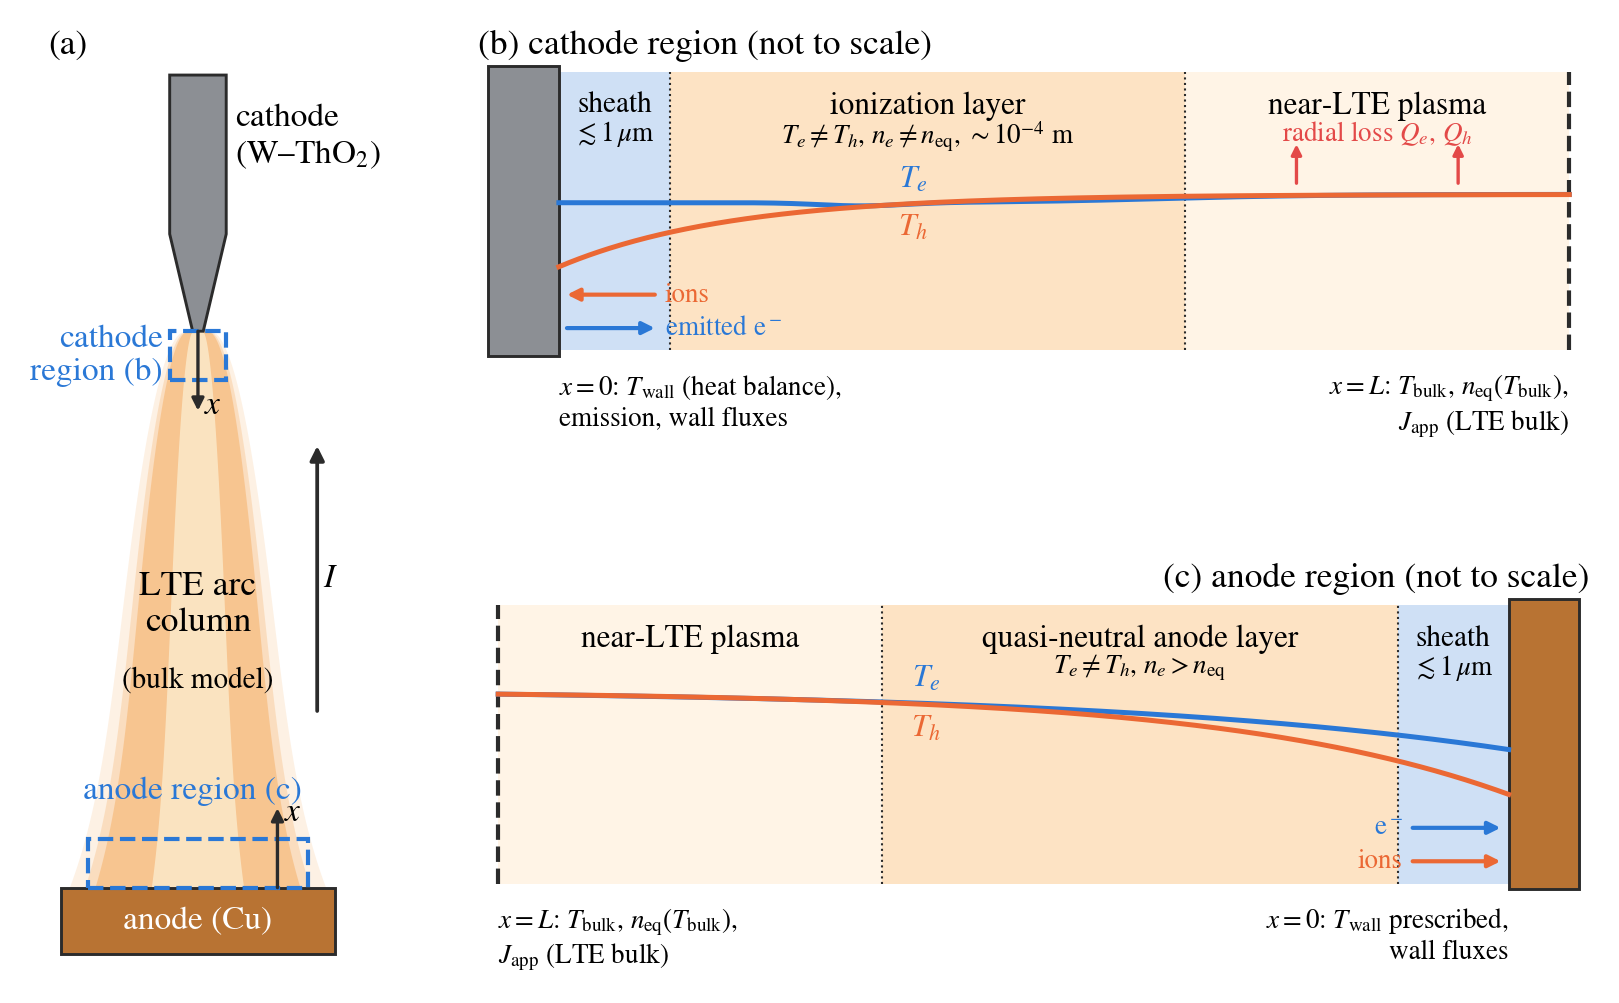

Source code (Python):
"""
Schematic of the arc discharge and of the two near-electrode domains (figure fig:schematic).

    python arc_schematic.py [-o outdir]

(a) the whole arc: thoriated-tungsten cathode (top), copper anode (bottom), the LTE arc column between
    them, and the cathode and anode regions (thickness exaggerated) that the 1-D model resolves along the
    axis, from the electrode surface (x = 0) to the bulk-plasma boundary (x = L).
(b) the cathode domain and (c) the anode domain, not to scale: the space-charge sheath, the
    quasi-neutral non-equilibrium layer and the near-LTE plasma, the data imposed at each end, the
    particle fluxes at the surface, the radial loss (cathode only), and qualitative T_e and T_h.
Figure conventions as in the results figures: the cathode on the left of its panel, the anode on the
right of its panel (mirrored axis).
"""
import argparse
import os

import numpy as np
import matplotlib
matplotlib.use("Agg")
import matplotlib.pyplot as plt
from matplotlib.patches import Polygon, Rectangle, FancyArrowPatch

HERE = os.path.dirname(os.path.abspath(__file__))
C_E, C_I = "#2a78d6", "#eb6834"          # electrons blue, heavy particles / ions orange (results figures)
W_COL, CU_COL = "#8c8f94", "#b87333"     # tungsten grey, copper
PLASMA = "#f6b26b"
SHEATH = "#cfe0f5"
LAYER = "#fde3c4"
LTE = "#fff4e6"
INK = "#2b2b2b"


def rc():
    plt.rcParams.update({
        "font.family": "serif", "font.serif": ["STIX", "STIXGeneral", "DejaVu Serif"],
        "mathtext.fontset": "stix", "font.size": 8.0,
    })


def arrow(ax, p0, p1, col, lw=1.1, ms=8, **kw):
    ax.add_patch(FancyArrowPatch(p0, p1, arrowstyle="-|>", mutation_scale=ms, color=col, lw=lw,
                                 shrinkA=0, shrinkB=0, **kw))


def brace(ax, x, y0, y1, text, side=1, **kw):
    """Vertical bracket at x from y0 to y1, label on `side` (+1 right, -1 left)."""
    d = 0.06 * side
    ax.plot([x, x + d, x + d, x], [y0, y0, y1, y1], color=INK, lw=0.7)
    ax.text(x + 2.4 * d, 0.5 * (y0 + y1), text, ha="left" if side > 0 else "right", va="center", **kw)


def panel_arc(ax):
    """(a) The arc: cathode rod on top, anode plate at the bottom, bell-shaped column between."""
    yc, ya = 7.3, 1.0                       # cathode tip, anode surface
    # column: narrow at the cathode spot, spreading towards the anode
    y = np.linspace(ya, yc, 200)
    s = (y - ya) / (yc - ya)
    r = 0.11 + 0.80 * (1 - s) ** 0.5 + 0.25 * (1 - s) ** 6   # bell: fast spread below the spot, flare at the anode
    for k, a in ((1.25, 0.18), (1.1, 0.30), (1.0, 0.55)):
        ax.add_patch(Polygon(np.c_[np.r_[k * r, -k * r[::-1]], np.r_[y, y[::-1]]], closed=True,
                             fc=PLASMA, ec="none", alpha=a))
    ax.add_patch(Polygon(np.c_[np.r_[0.45 * r, -0.45 * r[::-1]], np.r_[y, y[::-1]]], closed=True,
                         fc="#fbe7c6", ec="none", alpha=0.9))
    # cathode: rod + conical tip
    ax.add_patch(Polygon([(-0.32, 10.2), (0.32, 10.2), (0.32, 8.4), (0.06, yc), (-0.06, yc), (-0.32, 8.4)],
                         closed=True, fc=W_COL, ec=INK, lw=0.7))
    ax.text(0.42, 9.5, "cathode\n(W–ThO$_2$)", ha="left", va="center")
    # anode plate
    ax.add_patch(Rectangle((-1.55, 0.25), 3.1, ya - 0.25, fc=CU_COL, ec=INK, lw=0.7))
    ax.text(0.0, 0.62, "anode (Cu)", ha="center", va="center", color="white")
    # near-electrode regions (thickness exaggerated)
    hc, ha_ = 0.55, 0.55
    ax.add_patch(Rectangle((-0.32, yc - hc), 0.64, hc, fc="none", ec=C_E, lw=1.0, ls="--"))
    ax.add_patch(Rectangle((-1.25, ya), 2.5, ha_, fc="none", ec=C_E, lw=1.0, ls="--"))
    ax.text(-0.4, yc - 0.5 * hc, "cathode\nregion (b)", ha="right", va="center", color=C_E)
    ax.text(-1.3, ya + 0.5 * ha_ + 0.65, "anode region (c)", ha="left", va="bottom", color=C_E)
    # the 1-D domains along the axis
    arrow(ax, (0.0, yc), (0.0, yc - hc - 0.35), INK, lw=0.8, ms=6)
    ax.text(0.07, yc - hc - 0.3, "$x$", ha="left", va="center")
    arrow(ax, (0.9, ya), (0.9, ya + ha_ + 0.35), INK, lw=0.8, ms=6)
    ax.text(0.97, ya + ha_ + 0.3, "$x$", ha="left", va="center")
    ax.text(0.0, 4.2, "LTE arc\ncolumn", ha="center", va="center", fontsize=8.5)
    ax.text(0.0, 3.35, "(bulk model)", ha="center", va="center", fontsize=7)
    # current
    arrow(ax, (1.35, 3.0), (1.35, 6.0), INK, lw=0.9, ms=7)
    ax.text(1.42, 4.5, "$I$", ha="left", va="center")
    ax.set_xlim(-1.7, 1.75)
    ax.set_ylim(0.1, 10.3)
    ax.set_aspect("equal")
    ax.axis("off")


def profile(u, a, b, w, x0):
    return a + (b - a) / (1 + np.exp(-(u - x0) / w))


def panel_layer(ax, el):
    """(b) cathode / (c) anode domain on a not-to-scale coordinate u in [0, 1] from the surface to x = L.
    Drawn in u; the anode panel is mirrored on the page (anode on the right)."""
    us, ul = 0.11, 0.62                     # sheath edge, end of the non-equilibrium layer
    y0, y1 = 0.0, 1.0
    ax.add_patch(Rectangle((0, y0), us, y1 - y0, fc=SHEATH, ec="none"))
    ax.add_patch(Rectangle((us, y0), ul - us, y1 - y0, fc=LAYER, ec="none"))
    ax.add_patch(Rectangle((ul, y0), 1 - ul, y1 - y0, fc=LTE, ec="none"))
    for u in (us, ul):
        ax.plot([u, u], [y0, y1], color=INK, lw=0.5, ls=":")
    ax.plot([1, 1], [y0, y1], color=INK, lw=1.0, ls="--")
    elec = W_COL if el == "cathode" else CU_COL
    ax.add_patch(Rectangle((-0.07, y0 - 0.02), 0.07, y1 - y0 + 0.04, fc=elec, ec=INK, lw=0.7, clip_on=False))
    # region labels
    lab_y = 0.93
    ax.text(us / 2, lab_y, "sheath", ha="center", va="top", fontsize=7)
    ax.text(us / 2, lab_y - 0.1, r"$\lesssim1\,\mu$m", ha="center", va="top", fontsize=6.5)
    mid = 0.5 * (us + ul)
    if el == "cathode":
        ax.text(mid, lab_y, "ionization layer", ha="center", va="top", fontsize=7.5)
        ax.text(mid, lab_y - 0.1, r"$T_e\neq T_h$, $n_e\neq n_{\rm eq}$, $\sim10^{-4}$ m",
                ha="center", va="top", fontsize=6.5)
    else:
        ax.text(mid, lab_y, "quasi-neutral anode layer", ha="center", va="top", fontsize=7.5)
        ax.text(mid, lab_y - 0.1, r"$T_e\neq T_h$, $n_e>n_{\rm eq}$", ha="center", va="top", fontsize=6.5)
    ax.text(0.5 * (ul + 1), lab_y, "near-LTE plasma", ha="center", va="top", fontsize=7.5)
    if el == "cathode":
        ax.text(0.5 * (ul + 1), lab_y - 0.1, "radial loss $Q_e$, $Q_h$", ha="center", va="top", fontsize=6.5,
                color="#e34948")
        for u in (0.73, 0.89):
            arrow(ax, (u, 0.60), (u, 0.74), "#e34948", lw=0.8, ms=5)
    # qualitative temperatures (lower half of the strip)
    u = np.linspace(0.0, 1.0, 400)
    if el == "cathode":
        Te = profile(u, 0.53, 0.56, 0.08, 0.6) - 0.012 * np.exp(-((u - 0.3) / 0.06) ** 2)
        Th = 0.30 + (0.56 - 0.30) * (1 - np.exp(-u / 0.17))
    else:
        Te = 0.47 + (0.68 - 0.47) * (1 - np.exp(-(u + 0.02) / 0.4)) / (1 - np.exp(-1.02 / 0.4))
        Th = 0.32 + (0.68 - 0.32) * (1 - np.exp(-u / 0.28)) / (1 - np.exp(-1 / 0.28))
    ax.plot(u, Te, color=C_E, lw=1.2)
    ax.plot(u, Th, color=C_I, lw=1.2)
    k = 140 if el == "cathode" else 230
    ax.text(u[k], Te[k] + 0.035, "$T_e$", color=C_E, ha="center", va="bottom", fontsize=7.5)
    ax.text(u[k], Th[k] - 0.035, "$T_h$", color=C_I, ha="center", va="top", fontsize=7.5)
    # fluxes at the surface (in the sheath, below the temperature curves); labels point away from the electrode
    ha = "left" if el == "cathode" else "right"   # the anode panel is mirrored
    fl = ((C_I, "ions", True), (C_E, "emitted e$^-$", False)) if el == "cathode" else \
         ((C_E, "e$^-$", True), (C_I, "ions", True))
    for (col, lab, inward), yy in zip(fl, (0.2, 0.08)):
        p0, p1 = ((0.095, yy), (0.008, yy)) if inward else ((0.008, yy), (0.095, yy))
        arrow(ax, p0, p1, col, lw=1.0, ms=6)
        ax.text(0.105, yy, lab, color=col, ha=ha, va="center", fontsize=6.5)
    # boundary data
    surf = ("$x=0$: $T_{\\rm wall}$ (heat balance),\nemission, wall fluxes" if el == "cathode"
            else "$x=0$: $T_{\\rm wall}$ prescribed,\nwall fluxes")
    ax.text(0.0, -0.08, surf, ha="center" if False else ("left" if el == "cathode" else "right"),
            va="top", fontsize=6.5)
    ax.text(1.0, -0.08, "$x=L$: $T_{\\rm bulk}$, $n_{\\rm eq}(T_{\\rm bulk})$,\n$J_{\\rm app}$ (LTE bulk)",
            ha="right" if el == "cathode" else "left", va="top", fontsize=6.5)
    ax.set_xlim(-0.08, 1.02)
    ax.set_ylim(-0.3, 1.02)
    if el == "anode":
        ax.invert_xaxis()
    ax.axis("off")
    ax.set_title(("(b) cathode region" if el == "cathode" else "(c) anode region") + " (not to scale)",
                 fontsize=8.5, loc="left" if el == "cathode" else "right", pad=3)


def main(argv=None):
    ap = argparse.ArgumentParser(description=__doc__.split("\n\n")[0])
    ap.add_argument("-o", "--outdir", default=HERE)
    a = ap.parse_args(argv)
    rc()
    fig = plt.figure(figsize=(7.0, 3.9))
    gs = fig.add_gridspec(2, 2, width_ratios=(0.9, 2.1), wspace=0.05, hspace=0.45)
    ax = fig.add_subplot(gs[:, 0])
    panel_arc(ax)
    ax.set_title("(a)", fontsize=8.5, loc="left", pad=3)
    panel_layer(fig.add_subplot(gs[0, 1]), "cathode")
    panel_layer(fig.add_subplot(gs[1, 1]), "anode")
    for ext in ("pdf", "png"):
        fig.savefig(os.path.join(a.outdir, f"arc_schematic.{ext}"), bbox_inches="tight", dpi=300)
    plt.close(fig)
    print(f"wrote arc_schematic (.pdf/.png) in {a.outdir}")


if __name__ == "__main__":
    main()
